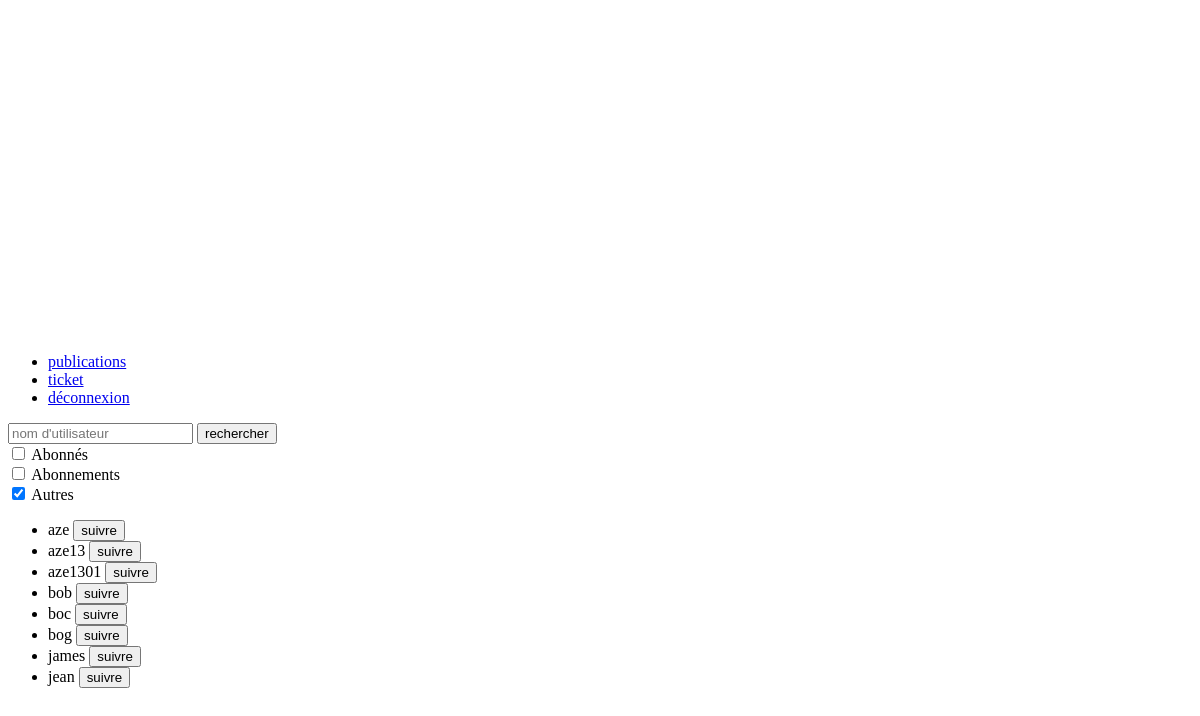
The app's page /social/ (signed in), older data.
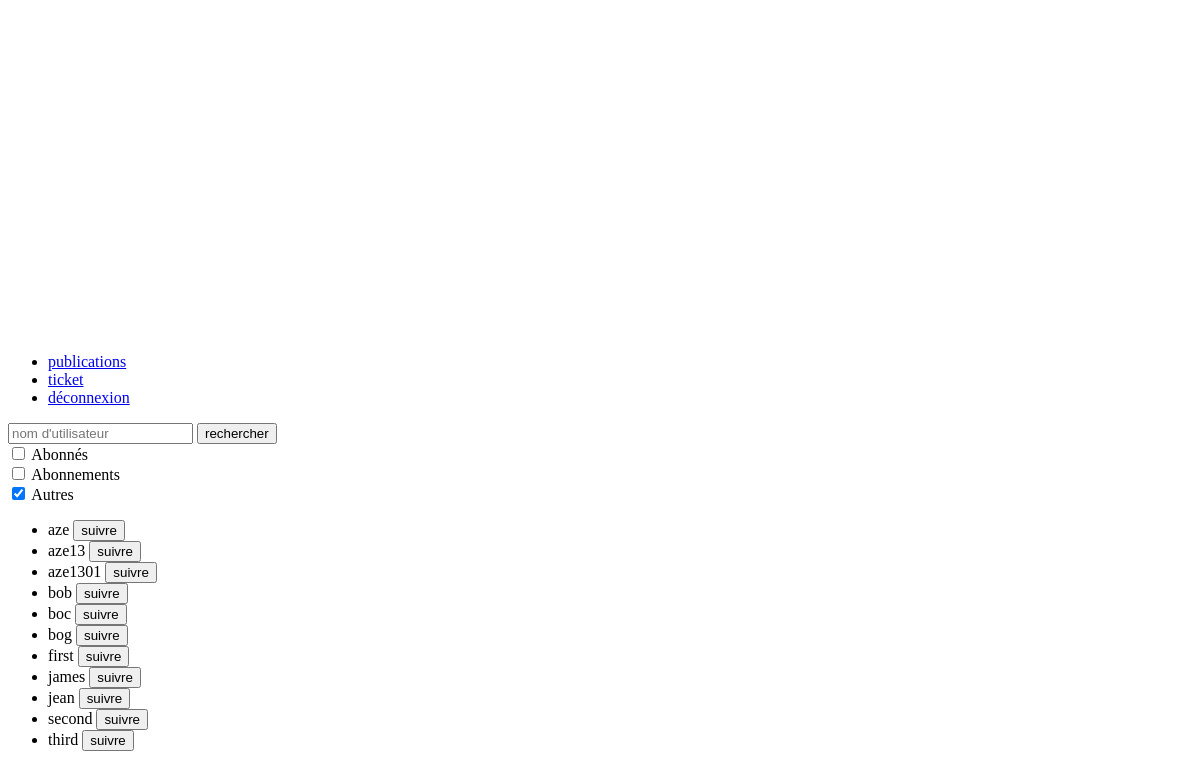
The same page, newer data.
### authentication/models.py (models this page shows)
class User(AbstractUser):
    pass

### home/views.py (the view, shortened to what this page needs)
# urls.py: path('social/', views.SocialPage.as_view(), name='social')
class SocialPage(LoginRequiredMixin, View):
    def get(self, request):
        search = request.GET.get('username', '')
        users = auth_models.User.objects.all()
        users = filter(lambda u: u.username[:len(search)] == search, users)
        users = [{
            'user': u,
            'following': models.UserFollows.objects.filter(
                user=request.user,
                followed_user=u
            ).all(),
            'followers': models.UserFollows.objects.filter(
                user=u,
                followed_user=request.user
            ).all()
        } for u in users]
        filtered_users = []
        show_following = request.GET.get('following', '') != ''
        if show_following:
            filtered_users.extend(
                filter(lambda u: len(u['following']) == 1, users)
            )
        show_followers = request.GET.get('followers', '') != ''
        if show_followers:
            filtered_users.extend(
                filter(lambda u: len(u['followers']) == 1, users)
            )
        show_others = request.GET.get('others', '') != ''
        if show_others or (
                not show_followers and not show_following and not show_others
        ):
            filtered_users = users
        filtered_users = sorted(filtered_users,
                                key=lambda u: u['user'].username)
        return render(request, 'home/social.html', {
            'users': [
                f for f in filtered_users
                if f['user'].id != request.user.id
            ]
        })

### home/templates/home/social.html (shortened to what this page needs)
{% extends 'base.html' %}
{% block body %}
  <div class="social_page">
    <div class="social">
      <form class="social__form">
	<div class="social__header">
	  <div class="social__header__search">
	    <input type="text" name="username" placeholder="nom d'utilisateur"/>
	    <input type="submit" value="rechercher"/>
	  </div>
	  <div class="social__header__filters">
	    <div><input name="followers" type="checkbox"/> <label>Abonnés</label></div>
	    <div><input name="following" type="checkbox"/> <label>Abonnements</label></div>
	    <div><input name="others" type="checkbox" checked/> <label>Autres</label></div>
	  </div>
	</div>
      </form>
      <div class="social__body">
	<ul>
	  {% for user_info in users %}
	    <li>
	      <form method="post">
		<label>{{user_info.user.username}}</label>
		{% if user_info.following %}
		  <input type="hidden" name="user" value="{{user_info.user.id}}"/>
		  <input class="btn" type="submit" value="ne plus suivre"/>
		{% else %}
		  <input class="btn" type="submit" value="suivre"/>
		{% endif %}
	      </form>
	    </li>
	  {% endfor %}
	</ul>
      </div>
    </div>
  </div>
{% endblock %}

Row changes from the older to the newer data that the page shows:
added User: user.username "first"
added User: user.username "second"
added User: user.username "third"
